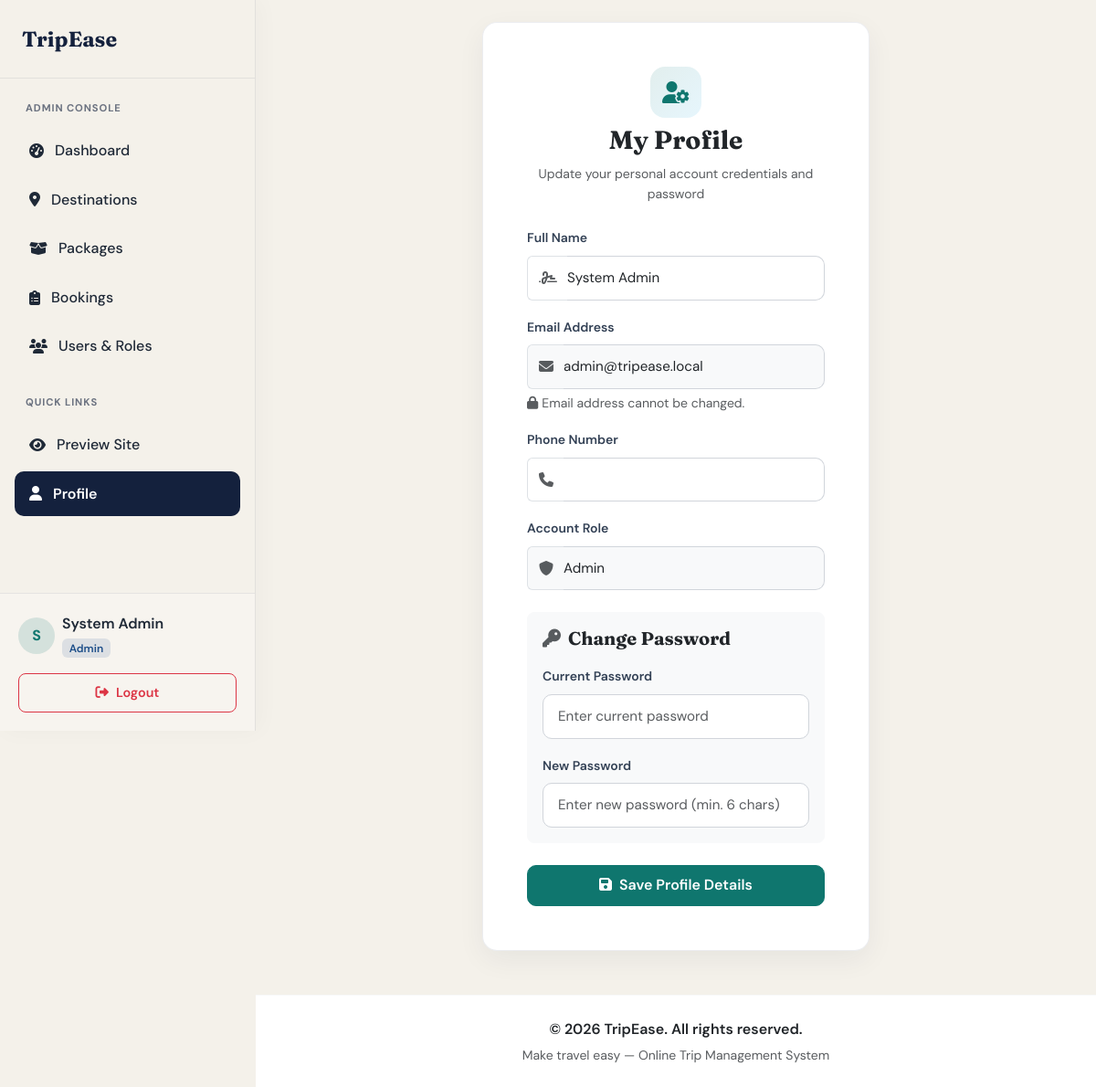
Page /profile/edit.php (signed in) on the committed database.
### tables this page shows
CREATE TABLE IF NOT EXISTS users (
    user_id INT AUTO_INCREMENT PRIMARY KEY,
    name VARCHAR(100) NOT NULL,
    email VARCHAR(150) NOT NULL UNIQUE,
    password_hash VARCHAR(255) NOT NULL,
    phone VARCHAR(20) NULL,
    role ENUM('traveler', 'admin', 'agent') NOT NULL DEFAULT 'traveler',
    status ENUM('active', 'inactive') NOT NULL DEFAULT 'active',
    profile_image VARCHAR(255) NULL,
    created_at TIMESTAMP NOT NULL DEFAULT CURRENT_TIMESTAMP,
    updated_at TIMESTAMP NOT NULL DEFAULT CURRENT_TIMESTAMP ON UPDATE CURRENT_TIMESTAMP
);

### profile/edit.php (the view, shortened to what this page needs)
<?php
require_once __DIR__ . "/../includes/header.php";
$userId = (int)$_SESSION["user_id"];
$stmt = $pdo->prepare("SELECT user_id, name, email, phone, role FROM users WHERE user_id = :id");
$stmt->execute(["id" => $userId]);
$user = $stmt->fetch();
?>
<div class="row justify-content-center animate-slide-up">
    <div class="col-lg-6">
        <div class="card card-modern">
            <div class="card-body p-4 p-md-5">
                <div class="text-center mb-4">
                    <div class="feature-icon-modern mb-2">
                        <i class="fa-solid fa-user-gear"></i>
                    </div>
                    <h3 class="fw-bold text-dark">My Profile</h3>
                    <p class="text-muted small">Update your personal account credentials and password</p>
                </div>
                <form method="post">
                    <div class="mb-3">
                        <label class="form-label small" for="profile-name">Full Name</label>
                        <div class="input-group">
                            <span class="input-group-text bg-white border-end-0"><i class="fa-solid fa-signature text-muted"></i></span>
                            <input class="form-control border-start-0 ps-0" id="profile-name" name="name" value="<?= htmlspecialchars($user["name"]) ?>" required>
                        </div>
                    </div>
                    <div class="mb-3">
                        <label class="form-label small" for="profile-email">Email Address</label>
                        <div class="input-group">
                            <span class="input-group-text bg-light border-end-0"><i class="fa-solid fa-envelope text-muted"></i></span>
                            <input class="form-control border-start-0 ps-0 bg-light" id="profile-email" type="email" value="<?= htmlspecialchars($user["email"]) ?>" disabled>
                        </div>
                        <div class="form-text small text-muted"><i class="fa-solid fa-lock me-1"></i>Email address cannot be changed.</div>
                    </div>
                    <div class="mb-3">
                        <label class="form-label small" for="profile-phone">Phone Number</label>
                        <div class="input-group">
                            <span class="input-group-text bg-white border-end-0"><i class="fa-solid fa-phone text-muted"></i></span>
                            <input class="form-control border-start-0 ps-0" id="profile-phone" name="phone" value="<?= htmlspecialchars((string)($user["phone"] ?? "")) ?>">
                        </div>
                    </div>
                    <div class="mb-4">
                        <label class="form-label small" for="profile-role">Account Role</label>
                        <div class="input-group">
                            <span class="input-group-text bg-light border-end-0"><i class="fa-solid fa-shield text-muted"></i></span>
                            <input class="form-control border-start-0 ps-0 bg-light" id="profile-role" value="<?= ucfirst(htmlspecialchars($user["role"])) ?>" disabled>
                        </div>
                    </div>
                    <div class="p-3 bg-light rounded-3 mb-4 border border-light">
                        <h5 class="fw-bold text-dark mb-3"><i class="fa-solid fa-key me-2 text-muted"></i>Change Password</h5>
                        <div class="mb-3">
                            <label class="form-label small" for="current-password">Current Password</label>
                            <input class="form-control bg-white" id="current-password" type="password" name="current_password" placeholder="Enter current password">
                        </div>
                        <div class="mb-0">
                            <label class="form-label small" for="new-password">New Password</label>
                            <input class="form-control bg-white" id="new-password" type="password" name="new_password" placeholder="Enter new password (min. 6 chars)">
                        </div>
                    </div>
                    <button class="btn btn-primary w-100 py-2.5" type="submit">
                        <i class="fa-solid fa-floppy-disk me-1"></i> Save Profile Details
                    </button>
                </form>
            </div>
        </div>
    </div>
</div>
<?php require_once __DIR__ . "/../includes/footer.php"; ?>

### assets/css/style.css (style rules this page uses)
:root { --primary: #0f766e; --primary-hover: #0d5f59; --primary-light: rgba(15, 118, 110, 0.12); --secondary: #1d4e89; --accent: #c45c26; --accent-light: rgba(196, 92, 38, 0.12); --success: #15803d; --success-light: rgba(21, 128, 61, 0.12); --danger: #b91c1c; --danger-light: rgba(185, 28, 28, 0.12); --ink: #14213d; --bg-light: #f4f1ea; --bg-panel: #ffffff; --text-main: #1f2937; --text-muted: #6b7280; --card-border: rgba(20, 33, 61, 0.08); --card-shadow: 0 10px 30px rgba(20, 33, 61, 0.06); --card-hover-shadow: 0 18px 40px rgba(20, 33, 61, 0.1); }
body { font-family: 'DM Sans', sans-serif; color: var(--text-main); background-color: var(--bg-light); line-height: 1.6; }
.btn-primary { background-color: var(--primary); border-color: var(--primary); }
h1, h2, h3, h4, h5, h6, .navbar-brand { font-family: 'Fraunces', serif; font-weight: 600; color: var(--ink); }
.card-modern { background: #ffffff; border: 1px solid var(--card-border); border-radius: 16px; box-shadow: var(--card-shadow); transition: all 0.3s cubic-bezier(0.4, 0, 0.2, 1); overflow: hidden; }
.btn { font-weight: 600; padding: 0.6rem 1.25rem; border-radius: 10px; transition: all 0.2s ease; }
.form-control, .form-select { padding: 0.75rem 1rem; border-radius: 10px; border: 1px solid #d1d5db; font-size: 0.95rem; transition: all 0.2s ease; }
.form-label { font-weight: 600; color: #334155; margin-bottom: 0.5rem; }
.feature-icon-modern { width: 3.5rem; height: 3.5rem; display: inline-flex; align-items: center; justify-content: center; border-radius: 16px; background: linear-gradient(135deg, var(--primary-light) 0%, rgba(14, 165, 233, 0.1) 100%); color: var(--primary); font-size: 1.5rem; margin-bottom: 1.25rem; transition: all 0.3s ease; }
.animate-slide-up { animation: slideUp 0.6s cubic-bezier(0.16, 1, 0.3, 1) forwards; }

### rows in the picture
users: name "System Admin", email "admin@tripease.local", role "Admin"

### other values in the picture
substr($_SESSION["user_name"] ?? "U", 0, 1) "S"
$_SESSION["user_name"] "System Admin"
currentUserRole() "Admin"
